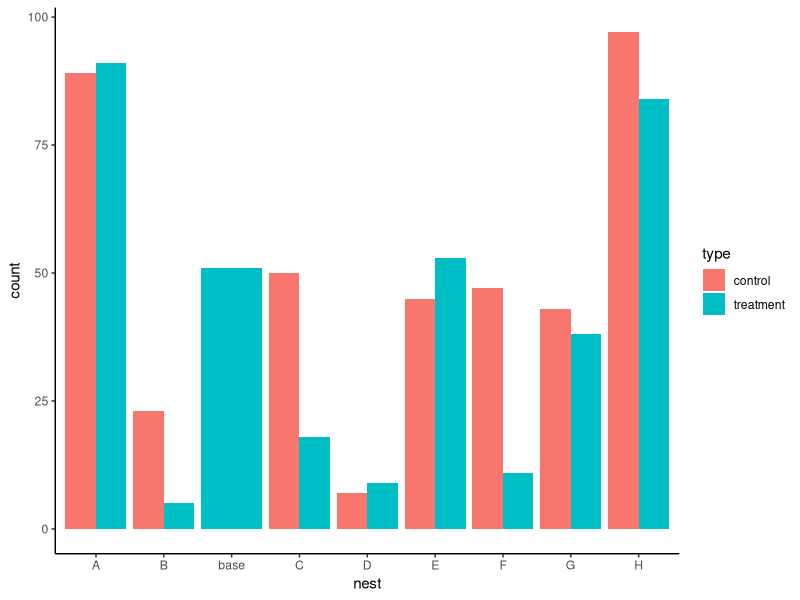
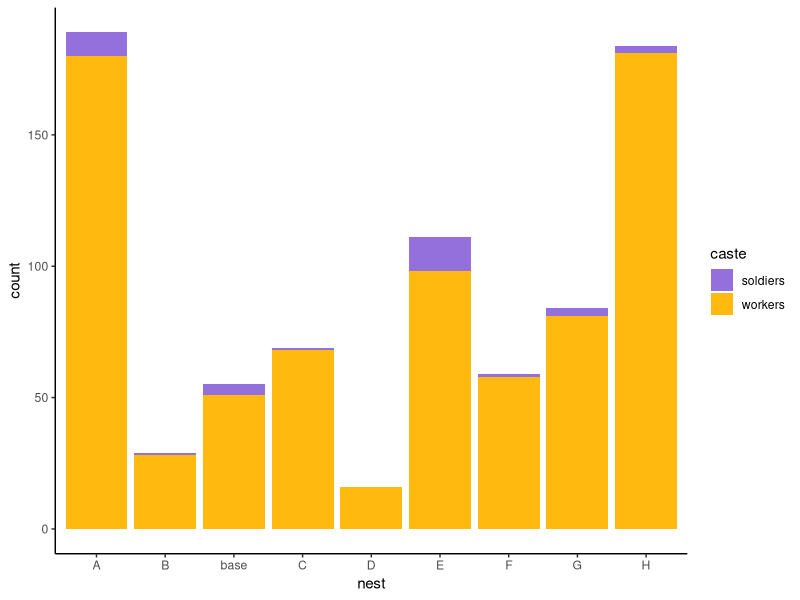
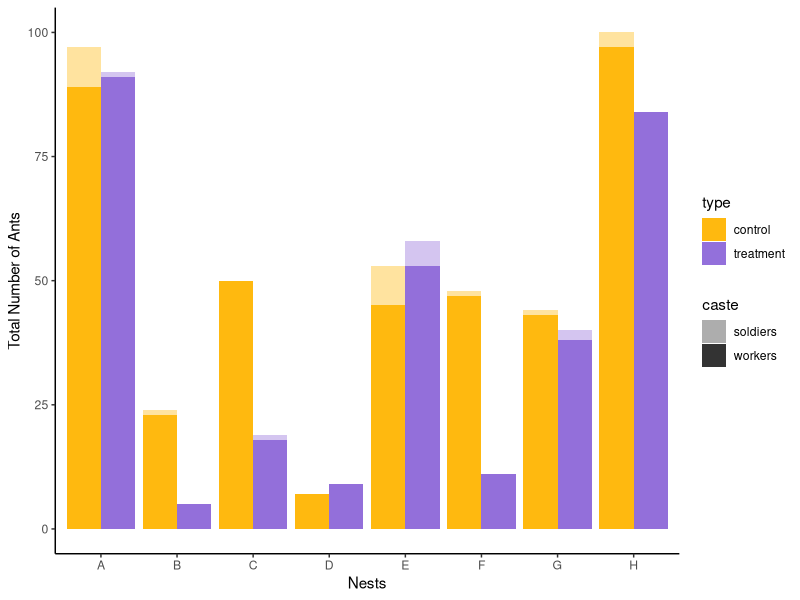
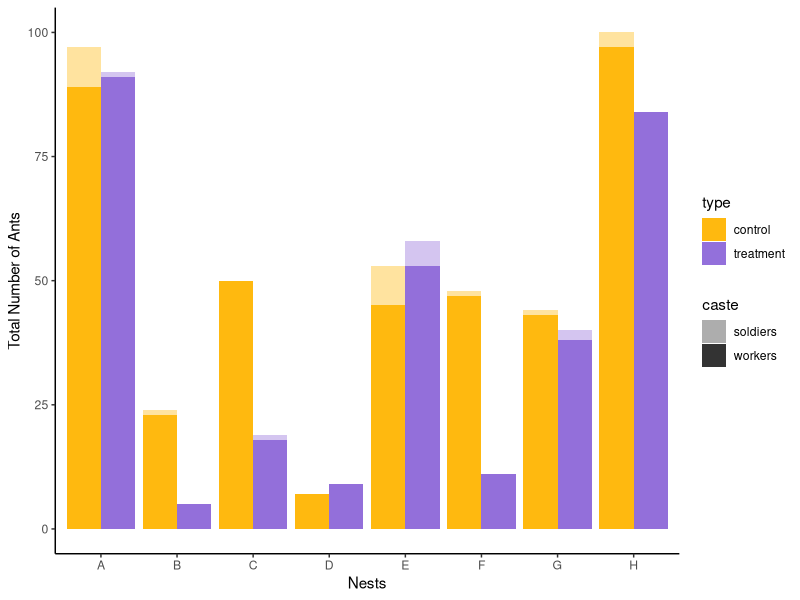

Source code (R) for these figures, in order:
## ---- chunk 1
library(tidyverse)
library(ggplot2)
theme_set(theme_classic())
## ---- chunk 2
ants_wide <- read_csv("Competition experiment data - Tidy Census.csv")
## ---- chunk 3
# create a data set by making data long
ants <- ants_wide %>% 
  pivot_longer(c(`workers`, `soldiers`, `queen`, `winged queens`, `males`), names_to = "caste", values_to = "count")
## ---- chunk 4
#make a tibble of the colony's nests
pw399 <- ants %>% 
  filter(`colony name` == "PW399", nest != "dead", nest != "outside")
## ---- chunk 5
#bar plot attempt
#https://statisticsglobe.com/draw-grouped-barplot-in-r
#Grouped barplot using ggplot2
#Should compare the two dates in pairs, once that data is collected. I do not know how to make the bars show soldier vs worker. I do not know how to make the key specify which is control and which is competitor. 

pw399 %>% ggplot(                                      
       aes(x = nest,
           y = count,
           fill = type)) +
  geom_bar(stat = "identity",
           position = "dodge")
## ---- chunk 6
#my attempt:
#TODO pair and add queen and brood symbol
#vector for scale fill manual
fills <- c("workers" = "darkgoldenrod1", soldiers = "mediumpurple")
# Stacked
pw399 %>% filter(caste %in% c("workers", "soldiers")) %>% 
  ggplot(aes(fill=caste, y=count, x=nest)) + 
    geom_bar(position="stack", stat="identity")+
  scale_fill_manual(values = fills)
## ---- chunk 7
#vector for scale fill manual
fills <- c("control" = "darkgoldenrod1", "treatment" = "mediumpurple")

pw399 %>% filter(caste %in% c("workers", "soldiers"), nest != "base") %>%
  group_by(type, nest) %>% 
  mutate(cum_tot = cumsum(count)) %>% 
  ggplot(aes(nest, cum_tot, fill =type)) + 
  geom_col(data = . %>% filter( caste=="workers"), position = position_dodge(width = 0.9), alpha = 1) +
  geom_col(data = . %>% filter( caste=="soldiers"), position = position_dodge(width = 0.9), alpha = 0.4) +
  geom_tile(aes(y=NA_integer_, alpha = factor(caste))) + 
  scale_alpha_manual(values = c(0.4,1), name = "caste")+
  scale_fill_manual(values = fills)+
  xlab("Nests")+
  ylab("Total Number of Ants")

ggsave("colony399.png", width = 7, height = 4)
